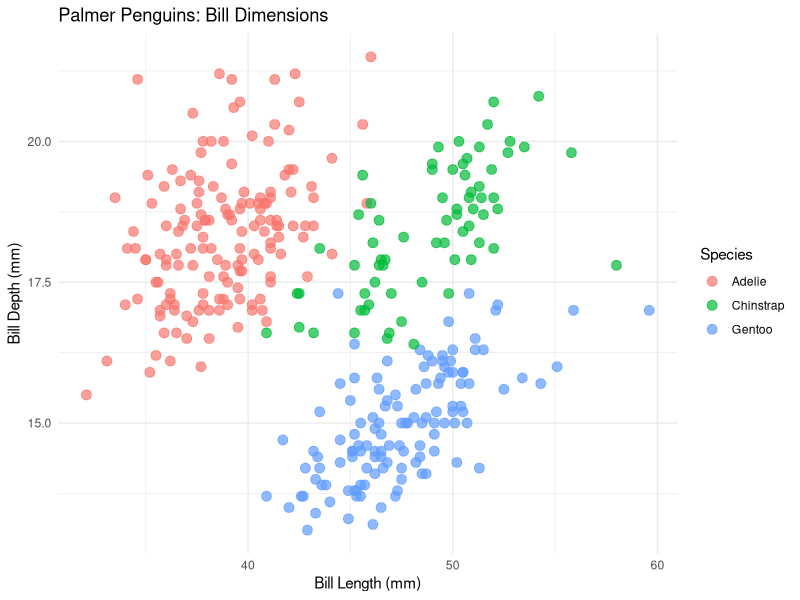
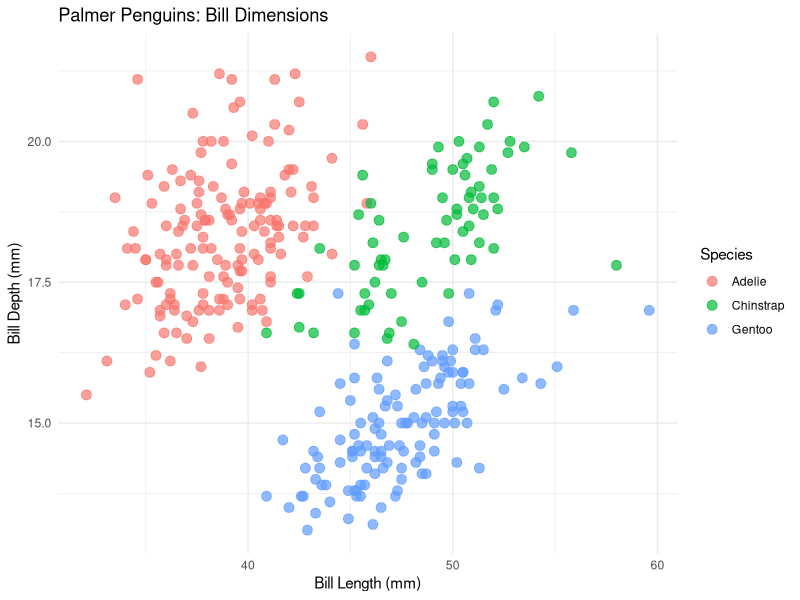

The R source for these figures, in order:
## ---- chunk 1
knitr::opts_chunk$set(
  collapse = TRUE,
  comment = "#>",
  eval = FALSE
)
## ---- chunk 2
knitr::opts_chunk$set(echo = TRUE, warning = FALSE, message = FALSE)
## ---- chunk 3
library(palmerpenguins)
library(ggplot2)
library(dplyr)

# Preview data
head(penguins)
## ---- chunk 4
# Create scatter plot
create_bill_plot <- function(data = penguins) {
  data %>%
    filter(!is.na(bill_length_mm), !is.na(bill_depth_mm)) %>%
    ggplot(aes(x = bill_length_mm, y = bill_depth_mm, color = species)) +
    geom_point(size = 3, alpha = 0.7) +
    labs(
      title = "Palmer Penguins: Bill Dimensions",
      x = "Bill Length (mm)",
      y = "Bill Depth (mm)",
      color = "Species"
    ) +
    theme_minimal()
}

# Generate plot
plot <- create_bill_plot()
print(plot)

# Save plot
ggsave("analysis/figures/bill_scatter.png", plot, width = 8, height = 6)
